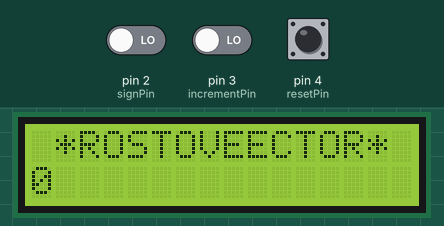
Recording of a sketch running on a simulated Arduino Uno, built with avr-gcc and run on an emulated ATmega328P. Parts: 16×2 character LCD. The test bench sets the inputs (shaded band); at power-on: pin 3 (incrementPin) LOW, pin 2 (signPin) LOW, pin 4 (resetPin) LOW.

Above: at 1.2 s.
1.3 s: pin 3 (incrementPin) driven HIGH
At 2.3 s:
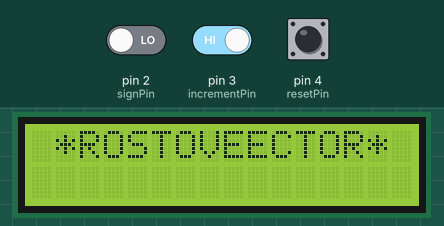
Timing chart, 0 to 4.3 s (numbered marks = the images above; inputs shaded):
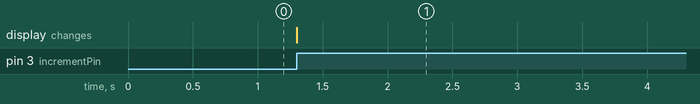

The sketch:

Counter_with_display.ino
```cpp
#include <Wire.h>
#include <LiquidCrystal_I2C.h>

LiquidCrystal_I2C lcd(0x27, 16, 2);

unsigned long long value = 0;
bool incrementDirection = true;
bool alreadyIncremented = false;

const int signPin = 2;
const int incrementPin = 3;
const int resetPin = 4;

void setup() {
  pinMode(signPin, INPUT);
  pinMode(incrementPin, INPUT);
  pinMode(resetPin, INPUT);

  lcd.init();
  lcd.backlight();
  lcd.setCursor(0, 0);
  lcd.print(" *ROSTOVEECTOR*");
  lcd.setCursor(0, 1);
  lcd.print("0");
}

void loop() {
  bool signPinState = digitalRead(signPin);
  bool incrementPinState = digitalRead(incrementPin);
  bool resetPinState = digitalRead(resetPin);

  incrementDirection = (signPinState == HIGH);

  if (incrementPinState == HIGH && !alreadyIncremented) {
    if (incrementDirection) {
      value = (value + 1) % 10000000000000000ULL;
    } else {
      value = (value == 0) ? 9999999999999999ULL : value - 1;
    }
    lcd.setCursor(0, 1);
    char buffer[21];
    sprintf(buffer, "%-16llu", value);
    lcd.print(buffer);
    lcd.print(" ");
    alreadyIncremented = true;
  } else {
    alreadyIncremented = false;
  }

  if (resetPinState == HIGH) {
    value = 0;
    lcd.setCursor(0, 1);
    lcd.print("0 ");
  }
}
```

Measured:
- after the input at 1.3 s, the display: changes at once (image 1)
